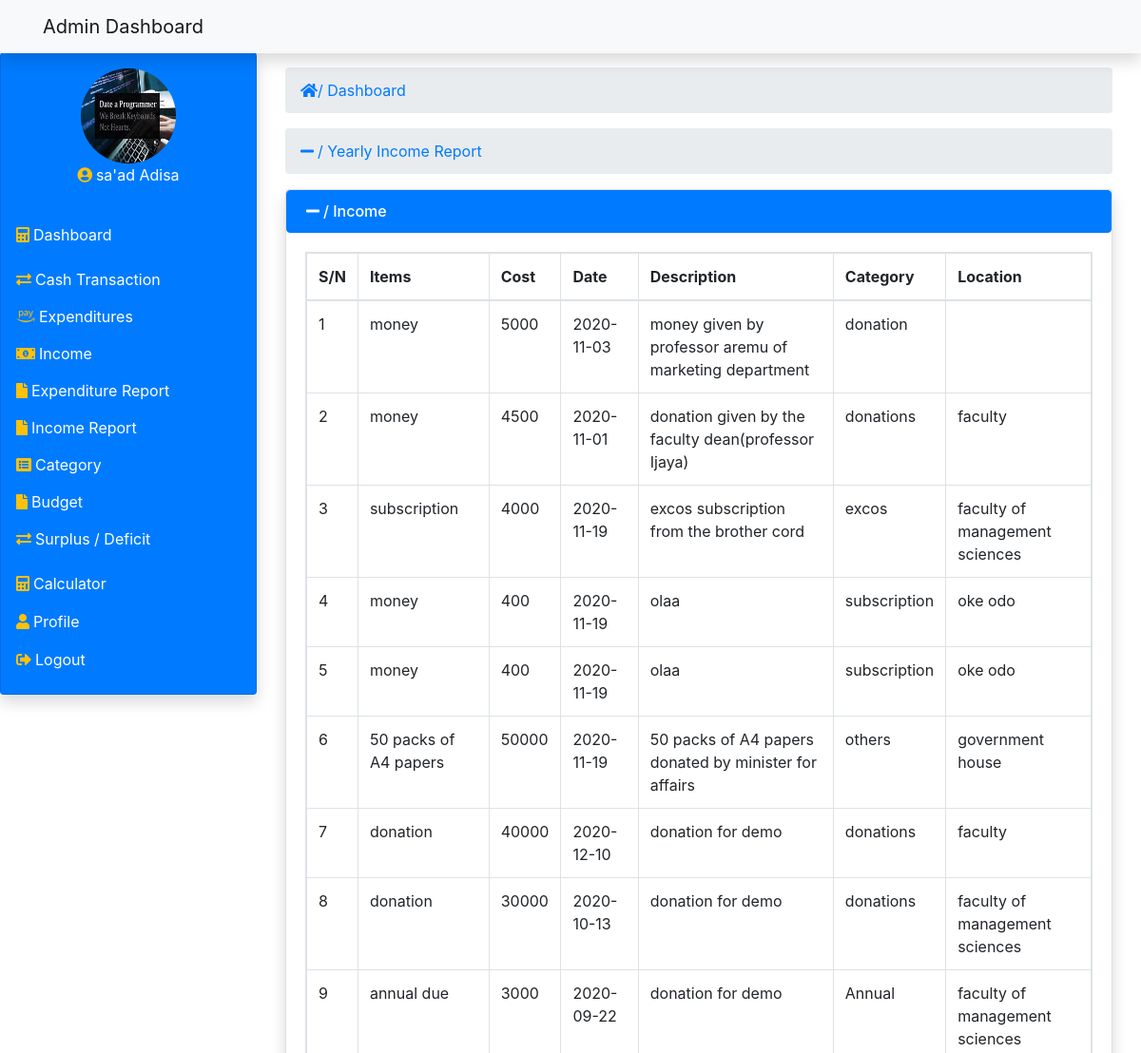
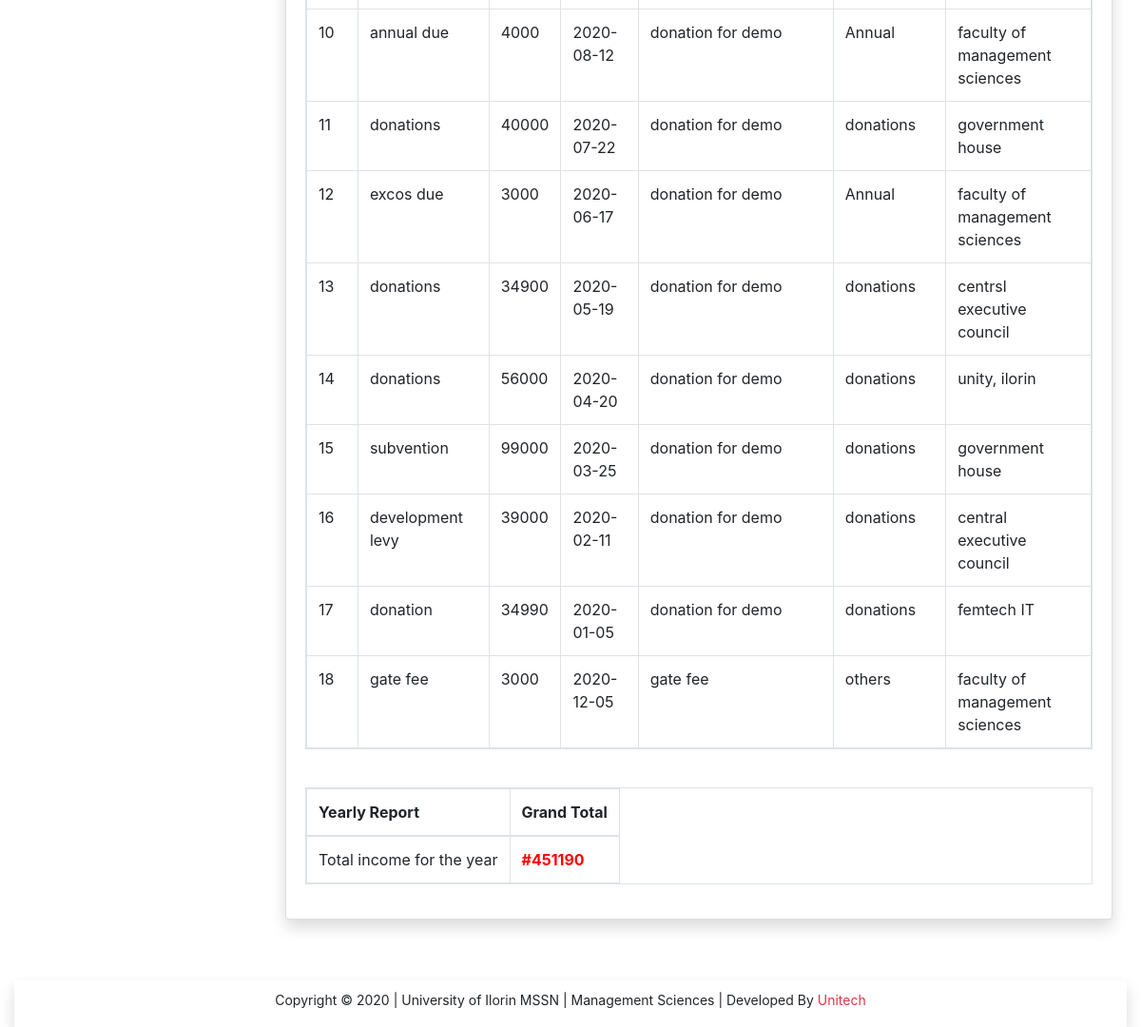
Screenshot of /views/yearlyinc.php?yrinc=1 (signed in) with the database file from the repository (2 pictures, top to bottom).
### tables this page shows
CREATE TABLE `income` (
  `id` int(11) NOT NULL,
  `item` varchar(200) NOT NULL,
  `itemdate` text NOT NULL,
  `cost` int(11) NOT NULL,
  `noteDate` timestamp NOT NULL DEFAULT CURRENT_TIMESTAMP ON UPDATE CURRENT_TIMESTAMP,
  `itemdesc` text NOT NULL,
  `category` varchar(200) NOT NULL,
  `place` text NOT NULL
);

### modal/modal.php (called while the page is built, shortened)
<?php
    class Modal{
        private $localhost = 'localhost';
        private $dbname = 'management';
        private $username = 'root';
        private $password = '';
        public $conn;
        public function __construct(){
           try {
               $this->conn = new mysqli($this->localhost,$this->username,$this->password,$this->dbname);
           } catch (Exception $e) {
               echo 'connection failed'.$e->getMessage();
           }
        }
		public function report(){
			$data = null;
			if (isset($_GET['yrinc'])) {
				$query = "SELECT * FROM income WHERE YEAR(itemdate) = YEAR(CURRENT_DATE())
				 AND YEAR(itemdate) = YEAR(CURRENT_DATE())";
				 $stmt = $this->conn->prepare($query);
				 if($stmt->execute()){
					 $result = $stmt->get_result();
					  while ($fetch = $result->fetch_assoc() ) {
						$data[] = $fetch;
					 }
				 }
			}
			return $data;
		}
		public function total_report(){
			$data = null;
			if (isset($_GET['yrinc'])) {
				$query = "SELECT SUM(cost) AS total_report FROM income WHERE YEAR(itemdate) = YEAR(CURRENT_DATE())
				 AND YEAR(itemdate) = YEAR(CURRENT_DATE())";
				 $stmt = $this->conn->prepare($query);
				 if($stmt->execute()){
					$result = $stmt->get_result();
					$fetch = $result->fetch_assoc();
					$data = $fetch;
				 }
			}
			return $data;
		}
		public function fetch_picture($id){
			$data = null;
			$query = "SELECT picture FROM admin_details WHERE id = ?";
			$stmt = $this->conn->prepare($query);
			$stmt->bind_param('i',$id);
			if($stmt->execute()){
				$result = $stmt->get_result();
				$fetch = $result->fetch_assoc();
				$data = $fetch;
			}
			return $data;
		}
    }
?>

### views/yearlyinc.php (the view, shortened to what this page needs)
<!DOCTYPE html>
<html lang="en">
<head>
     <link rel="stylesheet" href="../css/style.css">
    <link rel="stylesheet" href="../css/all.css">
    <link rel="stylesheet" href="../css/bootstrap.min.css">
    <link rel="stylesheet" href="../css/fontawesome.min.css">
</head>
<body>
            <?php include '../includes/topbar.php';?>
            <?php include '../includes/sidebar.php';?>
            <ol class="breadcrumb">
                <li class="active text-primary"><i class="fa fa-minus mr-1"></i>/ Yearly Income Report</li>
            </ol>
        <div class="card shadow">
            <div>
                <h6 class="list-group-item active"><i class="fa fa-minus mr-1"></i>/ Income</h6>
            </div>
            <div class="card-body">
                <table class="table table-responsive table-bordered table-hover">
                    <thead>
                        <tr>
                            <th>S/N</th>
                            <th>Items</th>
                            <th>Cost</th>
                            <th>Date</th>
                            <th>Description</th>
                            <th>Category</th>
                            <th>Location</th>
                        </tr>
                    </thead>
                    <tbody>
                    <?php
                        if (isset($_GET['yrinc'])) {
                            $count = 1;
                            $modal = new Modal;
                            $row = $modal->report();
                        }
                        foreach($row as $result){?>
                        <tr>
                            <td><?= $count++; ?></td>
                            <td><?= $result['item']; ?></td>
                            <td><?= $result['cost']; ?></td>
                            <td><?= $result['itemdate']; ?></td>
                            <td><?= $result['itemdesc']; ?></td>
                            <td><?= $result['category']; ?></td>
                            <td><?= $result['place']; ?></td>
                        </tr>
                            <?php  }?>
                    </tbody>
                    </table><br>
                    <table class="table table-responsive table-bordered table-hover">
                    <thead>
                        <tr>
                            <th>Yearly Report</th>
                            <th>Grand Total</th>
                        </tr>
                    </thead>
                    <tbody>
                        <?php
                            $modal = new Modal;
                            $total_row = $modal->total_report();
                        ?>
                        <tr>
                            <td><?= 'Total income for the year'; ?></td>
                            <td><?= '<span> #'. $total_row['total_report'] .'</span>'; ?></td>
                        </tr>
                    </tbody>
                </table>
            </div>
        </div>
    </div>
</div>
            <?php include '../includes/footer.php';?>
</body>
</html>

### includes/sidebar.php (shortened to what this page needs)
  <div class="container-fluid toggle-nav">
      <div class="row justify-content-left align-items-left">
          <div class="col-md-3 nav-toggle" id="cols">
              <div class="card shadow bg-primary text-white p-3">
                  <div class="text-center">
                  <?php
                      include '../modal/modal.php';
                      $modal = new Modal;
                      $id = $_SESSION['id'];
                      $picture = $modal->fetch_picture($id);
             ?>
                      <img src="<?= $picture['picture']; ?>" id="img-fluid" class="img-fluid card-img-top" alt="profile image">
                  </div>
                  <div class="caption">
                      <p class="text-center"><i class="fas text-warning fa-user-circle mr-1 text-warning"></i><?= $_SESSION['username']; ?></p>
                  </div>
                  <ul class="navbar-nav">
                      <li class="nav-item">
                          <a href="../admin/dashboard.php" class="nav-link"><i class="fas text-warning fa-calculator mr-1"></i>Dashboard</a>
                      </li>
                      <li class="nav-item" onclick="transact()"><i class="fas text-warning text-warning fa-exchange-alt mr-1"></i>Cash Transaction
                      </li>
                      <li class="nav-item" onclick="expenditure()"><i class="fab text-warning fa-amazon-pay mr-1"></i>Expenditures
                      </li>
                      <li class="nav-item" onclick="income()"><i class="fas text-warning fa-money-bill-alt mr-1" arial-hidden="true"></i>Income
                      </li>
                      <li class="nav-item" onclick="expReport()"><i class="fa fa-file text-warning mr-1"></i>Expenditure Report
                      </li>
                      <li class="nav-item" onclick="incReport()"><i class="fa fa-file mr-1 text-warning"></i>Income Report
                      </li>
                      <li class="nav-item" onclick="category()"><i class="fas text-warning fa-list-alt mr-1" arial-hidden="true"></i>Category
                      </li>
                      <li class="nav-item" onclick="budget()"><i class="fa text-warning fa-file mr-1"></i>Budget
                      </li>
                      <li class="nav-item" onclick="balance()"><i class="fas text-warning text-warning fa-exchange-alt mr-1"></i>Surplus / Deficit
                      </li>
                      <li class="nav-item"><a href="../views/calculator.php" class="nav-link"><i class="fas text-warning fa-calculator mr-1"></i>Calculator</a></li>
                      <li class="nav-item mt-0"><a href="../views/profile.php" class="nav-link"><i class="fas text-warning fa-user mr-1"></i>Profile</a></li>
                      <li class="nav-item mt-0"><a href="../views/logout.php" class="nav-link"><i class=" text-warning fas fa-sign-out-alt mr-1"></i>Logout</a></li>
                  </ul>
              </div>
          </div>
                          <div class="col-md-9 my-3">
<ol class="breadcrumb">
	<li class="active text-primary"> <i class="fas fa-home text-primary"></i>/ Dashboard</li>
</ol>

### css/style.css (style rules this page uses)
body { margin: 0; padding: 0; scroll-behavior: smooth; background-color: #E5E5E5; }
.toggle-nav { margin-top: 55px !important; }
.container-fluid > .row > .col-md-3 > .card > div > img { border-radius: 50%; text-align: center; margin: 0 auto !important; width: 100px; height: 100px; position: relative; }
.container-fluid > .row > .col-md-3 > .card > ul { position: relative; }
.container-fluid > .row > .col-md-3 > .card > ul > li { margin-top: 15px; cursor: pointer; }
.container-fluid > .row > .col-md-3 > .card > ul > li > div a,.container-fluid > .row > .col-md-3 > .card > ul > li > a { text-decoration: none !important; color: white !important; }
#cols { margin-left: -15px; }

### css/all.css (style rules this page uses)
.fa, .fas, .far, .fal, .fad, .fab { -moz-osx-font-smoothing: grayscale; -webkit-font-smoothing: antialiased; display: inline-block; font-style: normal; font-variant: normal; text-rendering: auto; line-height: 1; }
.fa-amazon-pay:before { content: "\f42c"; }
.fa-calculator:before { content: "\f1ec"; }
.fa-exchange-alt:before { content: "\f362"; }
.fa-file:before { content: "\f15b"; }
.fa-home:before { content: "\f015"; }
.fa-list-alt:before { content: "\f022"; }
.fa-minus:before { content: "\f068"; }
.fa-money-bill-alt:before { content: "\f3d1"; }
.fa-sign-out-alt:before { content: "\f2f5"; }
.fa-user:before { content: "\f007"; }
.fa-user-circle:before { content: "\f2bd"; }
.fab { font-family: 'Font Awesome 5 Brands'; font-weight: 400; }
.fa, .fas { font-family: 'Font Awesome 5 Free'; font-weight: 900; }

### views/yearlyinc.php (style rules this page uses)
span { color:red; font-weight:bolder; }

### rows the page displays
income: item "money", cost "5000", itemdate "2020-11-03", itemdesc "money given by professor aremu of marketing department", category "donation"
income: item "money", cost "4500", itemdate "2020-11-01", itemdesc "donation given by the faculty dean(professor Ijaya)", category "donations", place "faculty"
income: item "subscription", cost "4000", itemdate "2020-11-19", itemdesc "excos subscription from the brother cord", category "excos", place "faculty of management sciences"
income: item "money", cost "400", itemdate "2020-11-19", itemdesc "olaa", category "subscription", place "oke odo"
income: item "money", cost "400", itemdate "2020-11-19", itemdesc "olaa", category "subscription", place "oke odo"
income: item "50 packs of A4 papers", cost "50000", itemdate "2020-11-19", itemdesc "50 packs of A4 papers donated by minister for affairs", category "others", place "government house"
income: item "donation", cost "40000", itemdate "2020-12-10", itemdesc "donation for demo", category "donations", place "faculty"
income: item "donation", cost "30000", itemdate "2020-10-13", itemdesc "donation for demo", category "donations", place "faculty of management sciences"
income: item "annual due", cost "3000", itemdate "2020-09-22", itemdesc "donation for demo", category "Annual", place "faculty of management sciences"
income: item "annual due", cost "4000", itemdate "2020-08-12", itemdesc "donation for demo", category "Annual", place "faculty of management sciences"
income: item "donations", cost "40000", itemdate "2020-07-22", itemdesc "donation for demo", category "donations", place "government house"
income: item "excos due", cost "3000", itemdate "2020-06-17", itemdesc "donation for demo", category "Annual", place "faculty of management sciences"
income: item "donations", cost "34900", itemdate "2020-05-19", itemdesc "donation for demo", category "donations", place "centrsl executive council"
income: item "donations", cost "56000", itemdate "2020-04-20", itemdesc "donation for demo", category "donations", place "unity, ilorin"
income: item "subvention", cost "99000", itemdate "2020-03-25", itemdesc "donation for demo", category "donations", place "government house"
income: item "development levy", cost "39000", itemdate "2020-02-11", itemdesc "donation for demo", category "donations", place "central executive council"
income: item "donation", cost "34990", itemdate "2020-01-05", itemdesc "donation for demo", category "donations", place "femtech IT"
income: item "gate fee", cost "3000", itemdate "2020-12-05", itemdesc "gate fee", category "others", place "faculty of management sciences"

### other values shown
$_SESSION['username'] "sa'ad Adisa"
$total_row['total_report'] "451190"
